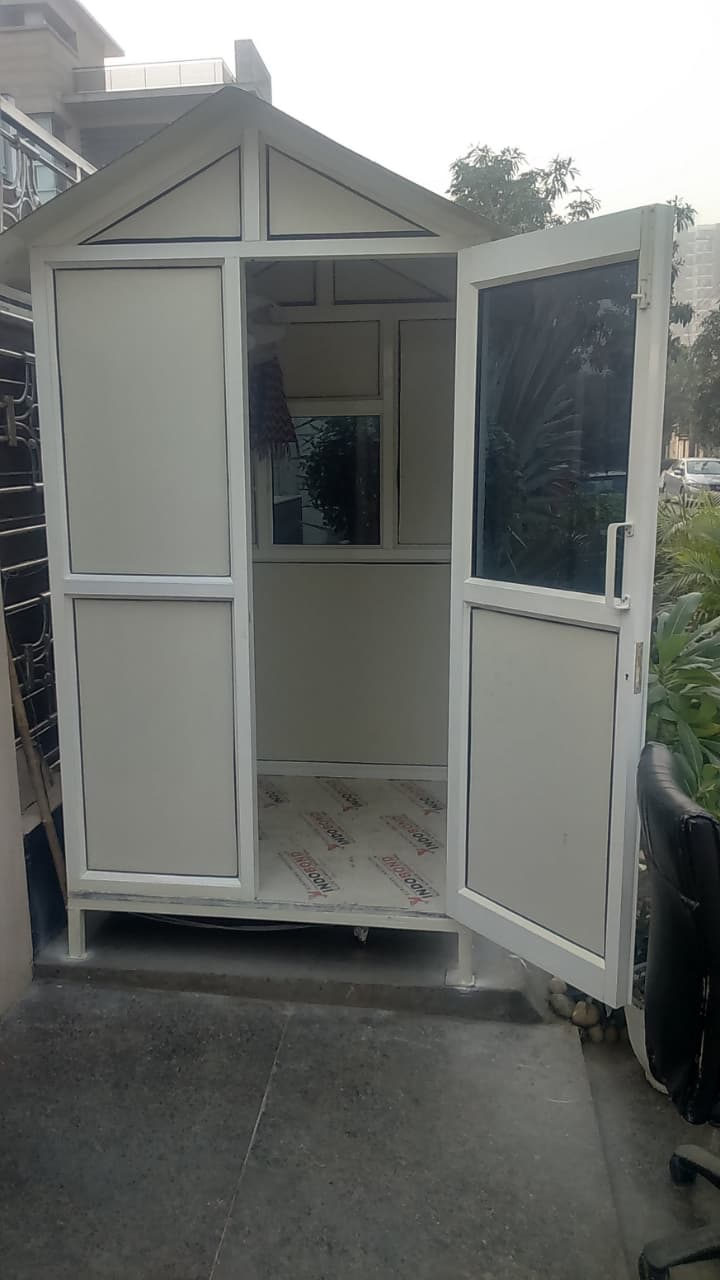
#> input picture img/Products/aluminium-work/source/1.2.jpg, 720 x 1280 px, found by its file name; its folder holds only this picture in this run
$ python process_product_images.py
#> lines starting #> are read from the running program, lines starting #| are printed output that depends on the picture
import os
from PIL import Image, ImageOps

# Paths
source_folder = r"C:\Users\Pankaj Kumar\OneDrive\Desktop\Web Img\source"
build_folder = r"C:\Users\Pankaj Kumar\OneDrive\Desktop\Web Img\build"

# Target max dimensions (aspect ratio preserved)
variants = {
    "display": (900, 1200),
    "thumbs": (260, 350),
    "zoom-desktop": (1200, 1600),
    "zoom-tablet": (1024, 1365),
    "zoom-mobile": (900, 1200),
    "webp-original": None
}

# Create subfolders if not exist
for v in variants.keys():
    os.makedirs(os.path.join(build_folder, v), exist_ok=True)

print("Script started...")

# Process images
for idx, filename in enumerate(sorted(os.listdir(source_folder)), start=1):
    if filename.lower().endswith((".jpg", ".jpeg", ".png")):
        file_path = os.path.join(source_folder, filename)
        img = Image.open(file_path).convert("RGB")
#> img is the input picture: PIL image 720x1280 RGB; mean R, G, B 110.5, 112.9, 109.7

        # ✅ Correct orientation based on EXIF
        img = ImageOps.exif_transpose(img)

        new_base = f"steel-main-gates-{idx:03d}.webp"
        orig_w, orig_h = img.size
#> orig_w = 720; orig_h = 1280

        for variant, max_size in variants.items():
            new_path = os.path.join(build_folder, variant, new_base)

            if max_size:
                max_w, max_h = max_size
                img_copy = img.copy()
                img_copy.thumbnail((max_w, max_h), Image.Resampling.LANCZOS)
                img_copy.save(new_path, "webp", lossless=True)
            else:
                img.save(new_path, "webp", lossless=True)
#> this loop made 6 passes
#> pass 2, `img_copy.save(new_path, "webp", lossless=True)`:
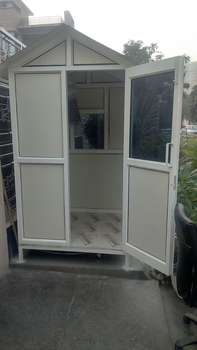
#> saved as steel-main-gates-001.webp: PIL image 197x350 RGB; mean R, G, B 110.5, 112.9, 109.7

        print(f"Processed: {filename} → {new_base} ({orig_w}x{orig_h})")
#| Processed: 1.2.jpg → steel-main-gates-001.webp (720x1280)

print("✅ All images converted and saved into build folders.")

$ run again, on img/Products/aluminium-work/source/10.jpeg
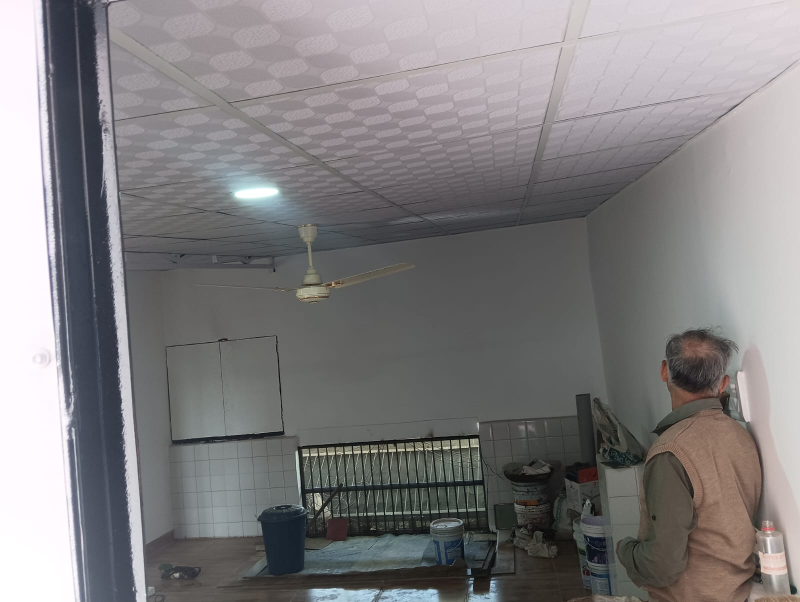
#> input picture img/Products/aluminium-work/source/10.jpeg, 1600 x 1204 px, found by its file name (shown at 1/2 size)
#> img is the input picture: PIL image 1600x1204 RGB; mean R, G, B 129.1, 126.9, 128.1
#> the loop `for variant, max_size in variants.items():` made 6 passes
#> pass 1, `img_copy.save(new_path, "webp", lossless=True)`:
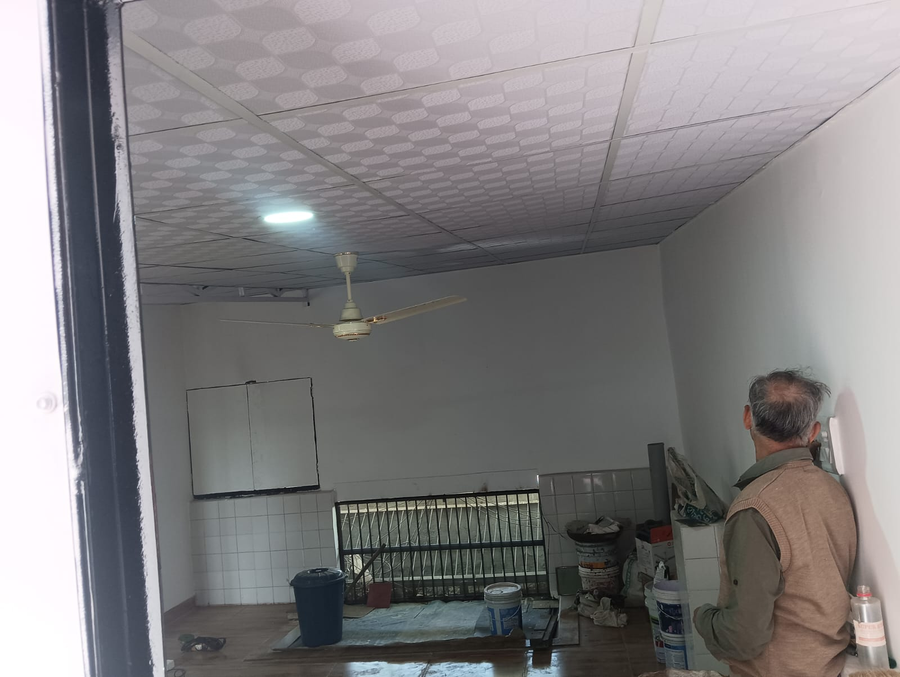
#> saved as steel-main-gates-001.webp: PIL image 900x677 RGB; mean R, G, B 129.1, 126.9, 128.1
#> pass 2, `img_copy.save(new_path, "webp", lossless=True)`:
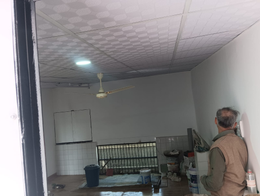
#> saved as steel-main-gates-001.webp: PIL image 260x196 RGB; mean R, G, B 129, 126.8, 128
#| Processed: 10.jpeg → steel-main-gates-001.webp (1600x1204)

$ run again, on img/Products/aluminium-work/source/12.jpg
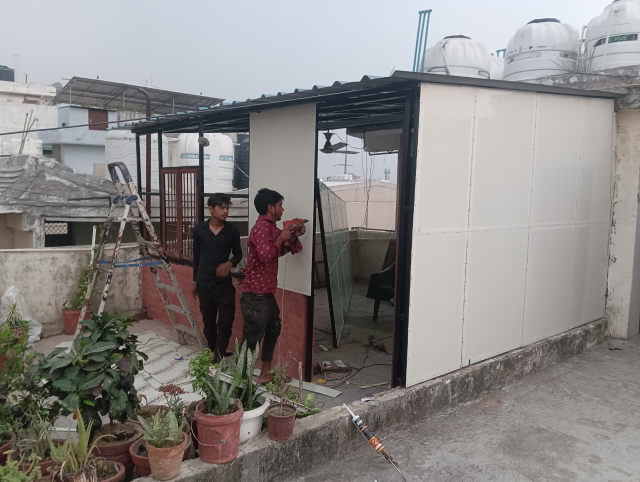
#> input picture img/Products/aluminium-work/source/12.jpg, 1280 x 963 px, found by its file name (shown at 1/2 size)
#> img is the input picture: PIL image 1280x963 RGB; mean R, G, B 136.8, 133.6, 132
#> the loop `for variant, max_size in variants.items():` made 6 passes
#> pass 1, `img_copy.save(new_path, "webp", lossless=True)`:
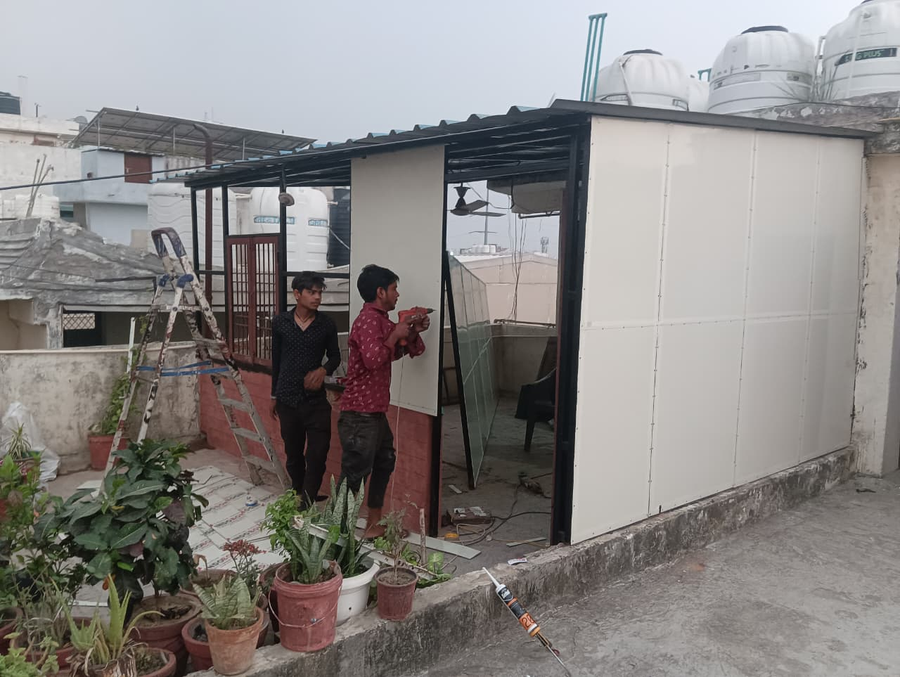
#> saved as steel-main-gates-001.webp: PIL image 900x677 RGB; mean R, G, B 136.8, 133.6, 132
#> pass 2, `img_copy.save(new_path, "webp", lossless=True)`:
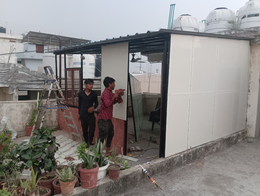
#> saved as steel-main-gates-001.webp: PIL image 260x196 RGB; mean R, G, B 136.9, 133.7, 132.1
#| Processed: 12.jpg → steel-main-gates-001.webp (1280x963)

$ run again, on img/Products/aluminium-work/source/1.3.jpg
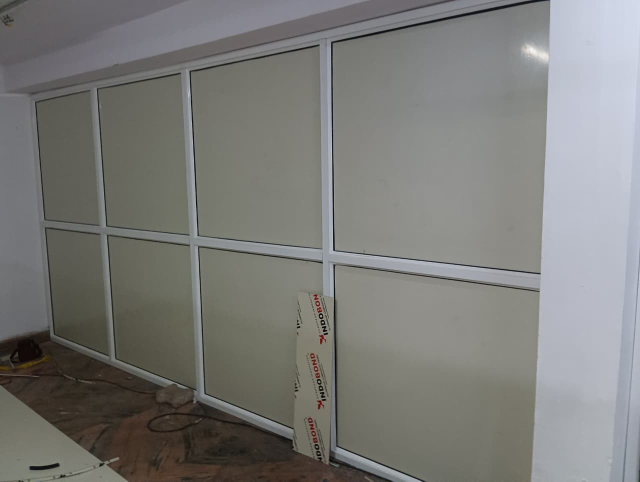
#> input picture img/Products/aluminium-work/source/1.3.jpg, 1280 x 963 px, found by its file name (shown at 1/2 size)
#> img is the input picture: PIL image 1280x963 RGB; mean R, G, B 124.2, 124.2, 121.3
#> the loop `for variant, max_size in variants.items():` made 6 passes
#> pass 1, `img_copy.save(new_path, "webp", lossless=True)`:
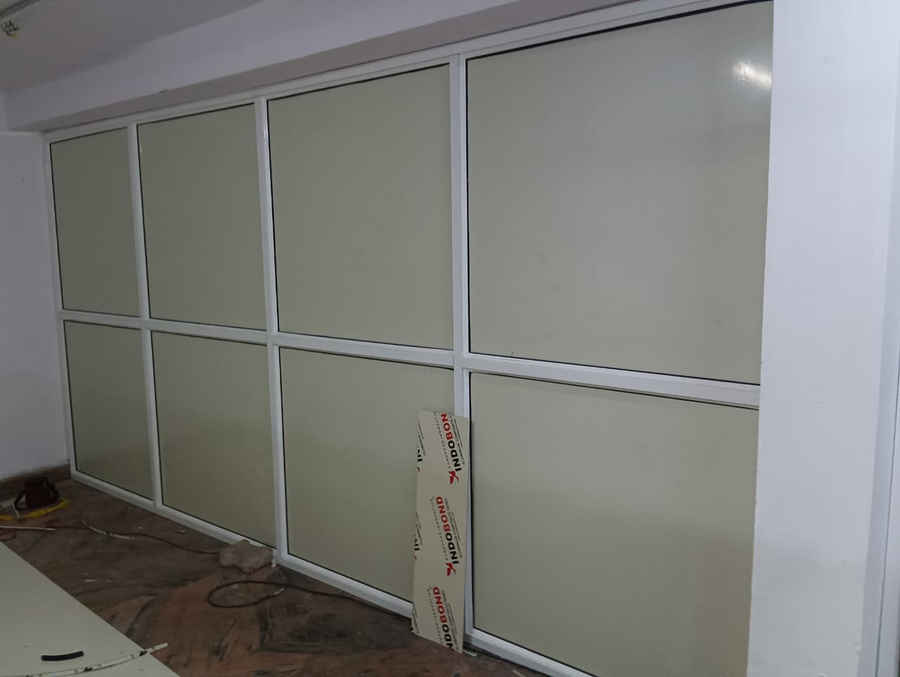
#> saved as steel-main-gates-001.webp: PIL image 900x677 RGB; mean R, G, B 124.2, 124.2, 121.3
#> pass 2, `img_copy.save(new_path, "webp", lossless=True)`:
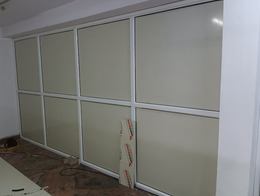
#> saved as steel-main-gates-001.webp: PIL image 260x196 RGB; mean R, G, B 124.3, 124.2, 121.4
#| Processed: 1.3.jpg → steel-main-gates-001.webp (1280x963)
